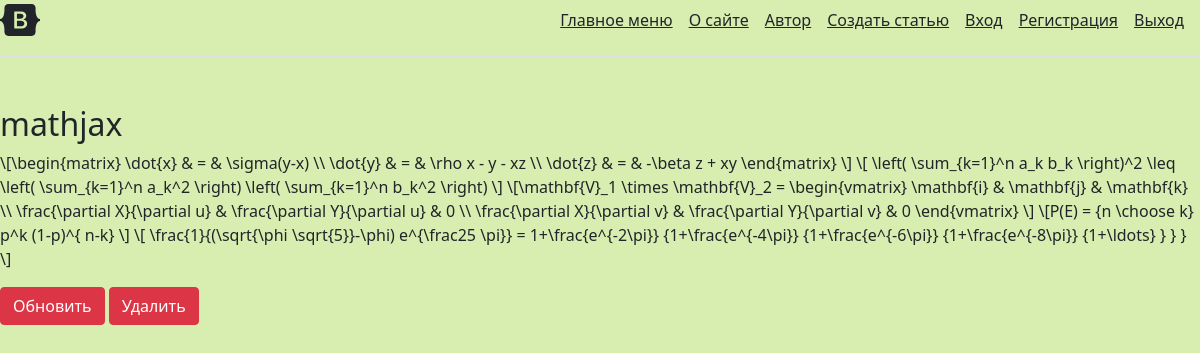
Page /4/ on the committed database.
### main/models.py (models this page shows, shortened)
class Article(models.Model):
    title = models.CharField('название статьи', max_length=50)
    text = models.TextField('текст статьи')
    class Meta:
        verbose_name = 'Задача'
        verbose_name_plural = 'Задачи'

### main/views.py (the view)
# urls.py: path('<int:pk>/', views.DetailDetailView.as_view(), name='detail'),
class DetailDetailView(DetailView):
    model = Article
    template_name = 'main/detail.html'
    context_object_name = 'article'

### main/templates/main/detail.html (shortened to what this page needs)
{% extends 'base.html' %}
{%block content %}
   <h2>
       {{article.title}}
   </h2>
   <p>
       {{article.text}}
   </p>
   <a href="{%url   'update' article.id%}" class="btn btn-danger">Обновить</a>
   <a href="{%url   'delete' article.id%}" class="btn btn-danger">Удалить</a>
{% endblock %}

### main/templates/base.html (style rules this page uses)
body { background-color: #D7EEB0; }

### rows in the picture
Article: title "mathjax", text "\\[\\begin{matrix} \\dot{x} & = & \\sigma(y-x) \\\\ \\dot{y} & = & \\rho x - y - xz \\\\ \\dot{z} & = & -\\beta z + xy \\end{matrix} \\] \\[ \\left( \\sum_{k=1}^n a_k b_k \\right)^2 \\leq \\left( \\sum_{k=1}^n a_k^2 \\right) \\left( \\sum_{k=1}^n b_k^2 \\right) \\] \\[\\mathbf{V}_1 \\times \\mathbf{V}_2 = \\begin{vmatrix} \\mathbf{i} & \\mathbf{j} & \\mathbf{k} \\\\ \\frac{\\partial X}{\\partial u} & \\frac{\\partial Y}{\\partial u} & 0 \\\\ \\frac{\\partial X}{\\partial v} & \\frac{\\partial Y}{\\partial v} & 0 \\end{vmatrix} \\] \\[P(E) = {n \\choose k} p^k (1-p)^{ n-k} \\] \\[ \\frac{1}{(\\sqrt{\\phi \\sqrt{5}}-\\phi) e^{\\frac25 \\pi}} = 1+\\frac{e^{-2\\pi}} {1+\\frac{e^{-4\\pi}} {1+\\frac{e^{-6\\pi}} {1+\\frac{e^{-8\\pi}} {1+\\ldots} } } } \\]"
